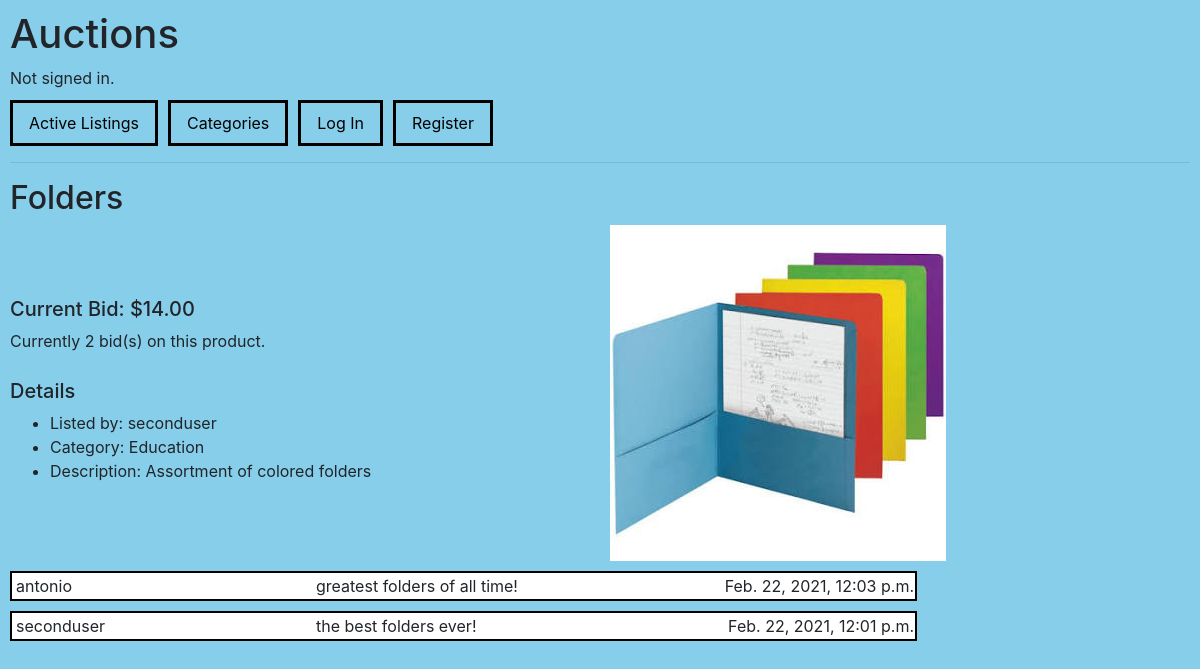
Page /listing/39 on the committed database.
### auctions/models.py (models this page shows, shortened)
class Listing(models.Model):
    creator = models.ForeignKey(User, on_delete=models.CASCADE)
    title = models.CharField(max_length=50)
    description = models.TextField(max_length=200)
    starting_bid = models.DecimalField(max_digits=7, decimal_places=2, validators = [MinValueValidator(0.01)])
    image = models.ImageField(upload_to='listing_images/', max_length=255, null=True, blank=True)
    category = models.CharField(max_length=15, choices=category_choices, default=None, null=True, blank=True)
    isactive = models.BooleanField(default=True)
    createtime = models.DateTimeField(auto_now=True)

class User(AbstractUser):
    pass

class Comment(models.Model):
    id_of_listing = models.ForeignKey(Listing, on_delete=models.CASCADE)
    username = models.ForeignKey(User, on_delete=models.CASCADE)
    comment = models.CharField(max_length=300)
    createtime = models.DateTimeField(auto_now=True)

### auctions/views.py (the view)
# urls.py: path("listing/<int:pk>", views.listing, name="listing"),
def listing(request, pk):
    title_of_watch = Listing.objects.filter(id=pk)
    nouser = str(request.user)
    if nouser == "AnonymousUser":
        forwatch = Watchlist.objects.filter(user=None)
    if nouser != "AnonymousUser":
        forwatch = Watchlist.objects.filter(user=request.user)
    forwatchlist = []
    for x in forwatch:
        forwatchlist.append((x.id_of_listing).title)
    if Listing.objects.filter(id=pk).values('title')[0].get('title') in forwatchlist:
        remove = True
    else:
        remove = False
    bidnumber = Bid.objects.filter(id_of_listing=pk).count()
    active = True
    firstbid = Listing.objects.get(id=pk).starting_bid
    if Bid.objects.filter(id_of_listing=pk).aggregate(Max('bid'))['bid__max']:
        topbid = float("%.2f" % Bid.objects.filter(id_of_listing=pk).aggregate(Max('bid'))['bid__max'])
        topbidder = Bid.objects.get(bid=topbid).user_id
        bid = 0
        if firstbid > topbid:
            bid = firstbid
        else:
            bid = topbid
            newbid = Listing.objects.get(id=pk)
            newbid.starting_bid = topbid
            newbid.save()
        overbid = "%.2f" %(bid+.01)
        bid = "%.2f" % bid
        you = ""
        if topbidder == request.user and Listing.objects.get(id=pk).isactive == True:
            you = "You are the top bidder"
            active = Listing.objects.get(id=pk).isactive
            print(active)
        if topbidder == request.user and Listing.objects.get(id=pk).isactive == False:
            you = "You won this auction!"
            active = Listing.objects.get(id=pk).isactive
            print(active)
    else:
        bid=Listing.objects.get(id=pk).starting_bid
        overbid = "%.2f" %(float(bid)+.01)
        you=""
    listing_fields = Listing.objects.get(id=pk)
    unsorted_comments = Comment.objects.filter(id_of_listing=pk)
    comments = sorted(unsorted_comments, key=lambda x: x.createtime, reverse=True)
    if request.method == "POST":
        if 'bid' in request.POST:
            bidform = BidForm(request.POST)
            if bidform.is_valid():
                obj = bidform.save(commit=False)
                obj.id_of_listing = Listing.objects.get(id=pk)
                obj.user_id = request.user
                obj.save()
            return HttpResponseRedirect(request.META.get('HTTP_REFERER'))
        if 'comment' in request.POST:
            commentform = CommentForm(request.POST)
            if commentform.is_valid():
                obj = commentform.save(commit=False)
                obj.username = request.user
                obj.id_of_listing = Listing.objects.get(id=pk)
                obj.save()
            return HttpResponseRedirect(request.META.get('HTTP_REFERER'))
        if 'changeactive' in request.POST:
            isactiveform = IsActiveForm(request.POST)
            if isactiveform.is_valid():
                obj = isactiveform.save(commit=False)
                obj.id = Listing.objects.get(id=pk).id
                obj.creator_id = request.user
                obj.starting_bid = bid
                obj.title = Listing.objects.get(id=pk).title
                obj.description = Listing.objects.get(id=pk).description
                obj.image = Listing.objects.get(id=pk).image
                obj.category = Listing.objects.get(id=pk).category
                obj.isactive = False
                obj.save()
            return HttpResponseRedirect(request.META.get('HTTP_REFERER'))
        if 'addtowatchlist' in request.POST:
            watchlistform = WatchListForm(request.POST)
            if watchlistform.is_valid():
                obj = watchlistform.save(commit=False)
                obj.user = request.user
                obj.id_of_listing = Listing.objects.get(id=pk)
                obj.addtime = Listing.objects.get(id=pk).createtime
                obj.save()
            return HttpResponseRedirect(request.META.get('HTTP_REFERER'))
        if 'removefromwatchlist' in request.POST:
            title_of_listing = Listing.objects.get(id=pk)
            Watchlist.objects.filter(id_of_listing=title_of_listing).delete()
            return HttpResponseRedirect(request.META.get('HTTP_REFERER'))
    else:
        commentform = CommentForm()
        bidform = BidForm()
    return render(request, "auctions/listing.html",{
        'comments':comments,
        'commentform':commentform,
        'bidform':bidform,
        "title":listing_fields.title,
        "description":listing_fields.description,
        "price":listing_fields.starting_bid,
        "creator":listing_fields.creator,
        "category":listing_fields.category,
        "image":listing_fields.image,
        "bid":bid,
        "bidnumber":bidnumber,
        "you":you,
        "remove":remove,
        "active":active,
        "overbid":overbid
    })

### auctions/templates/auctions/listing.html (shortened to what this page needs)
{% extends "auctions/layout.html" %}
{% load widget_tweaks %}
{% block body %}
    <h2>{{ title }} </h2>
    <div class="flex-container">
    <div class="flex-child image">
        <h5 style="margin-top: 10px;">Current Bid: ${{ bid }}</h5>
    {% if active == True %}
        <p>Currently {{ bidnumber }} bid(s) on this product. {{ you }}</p>
    {% else %}
        <p>{{ you }}</p>
    {% endif %}
    <h5 style="margin-top: 10px;">Details</h5>
    <ul>
        <li>Listed by: {{ creator }}</li>
        <li>Category: {{ category }}</li>
        <li>Description: {{ description }}</li>
    </ul>
    </div>
    <div class="flex-child image">
        {% if image %}
        <img src="{{ image.url }}" width="450">
        {% endif %}
    </div>
    </div>
    {% for comment in comments %}
        <div class="comments" style="width: max-content;">
        <table>
            <colgroup>
                <col>
                <col>
            </colgroup>
            <tr>
                <td>{{ comment.username }}</td>
                <td>{{ comment.comment }}</td>
                <td class = "created">{{ comment.createtime }}</td>
            </tr>
        </table>
        </div>
    {% endfor %}
{% endblock %}

### auctions/static/css/styles.css (style rules this page uses)
body { padding: 10px; background-color: skyblue; }
.flex-container { display: flex; height: auto; }
img { max-height: fit-content; max-width: fit-content; }
.flex-child { flex: 1; display: flex; justify-content: center; align-content: center; flex-direction: column; }
.flex-child:first-child { margin-right: 20px; }
.comments { border-style: solid; border-color: black; border-width: 2px; margin-top: 10px; padding-left: 3px; background-color: white; }
td { width: 300px; }
.created { text-align: right; }

### rows in the picture
Listing: title "Folders", category "Education", description "Assortment of colored folders"
User: username "seconduser"
Comment: username "antonio", comment "greatest folders of all time!", createtime "Feb. 22, 2021, 12:03 p.m."
Comment: username "seconduser", comment "the best folders ever!", createtime "Feb. 22, 2021, 12:01 p.m."

### other values in the picture
{{ bid }} "14.00"
{{ bidnumber }} "2"
